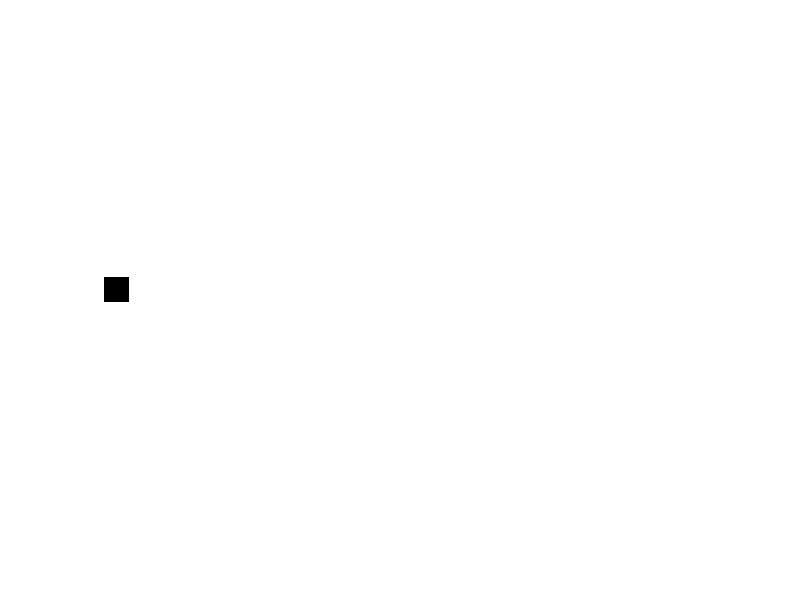

MATLAB code for this plot:
%
%0= Black
%1= White
clc, clear, close all
height=40;
width=1000

I = ones(height, width);
% Horizonatal. strip
I(:, 1:40) = 0;

imshow(I);
    